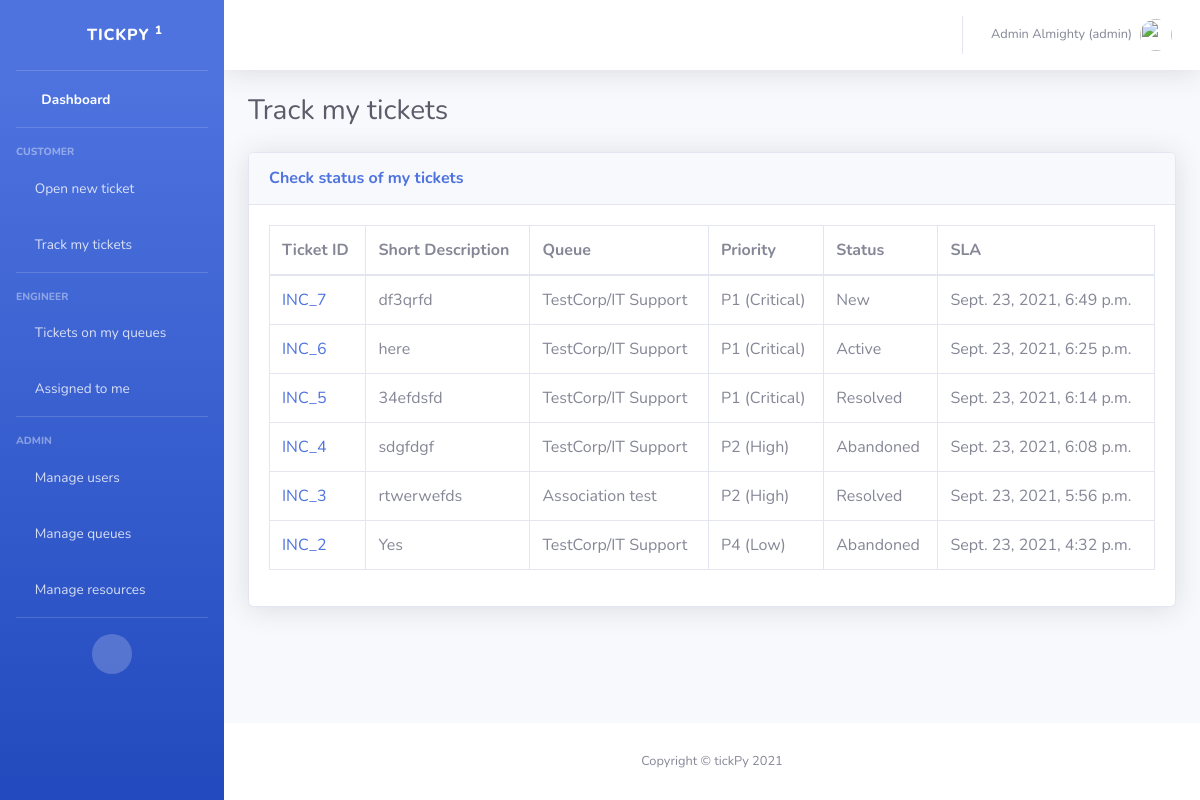
Page /track_my_tickets/ (signed in) on the earlier database version.
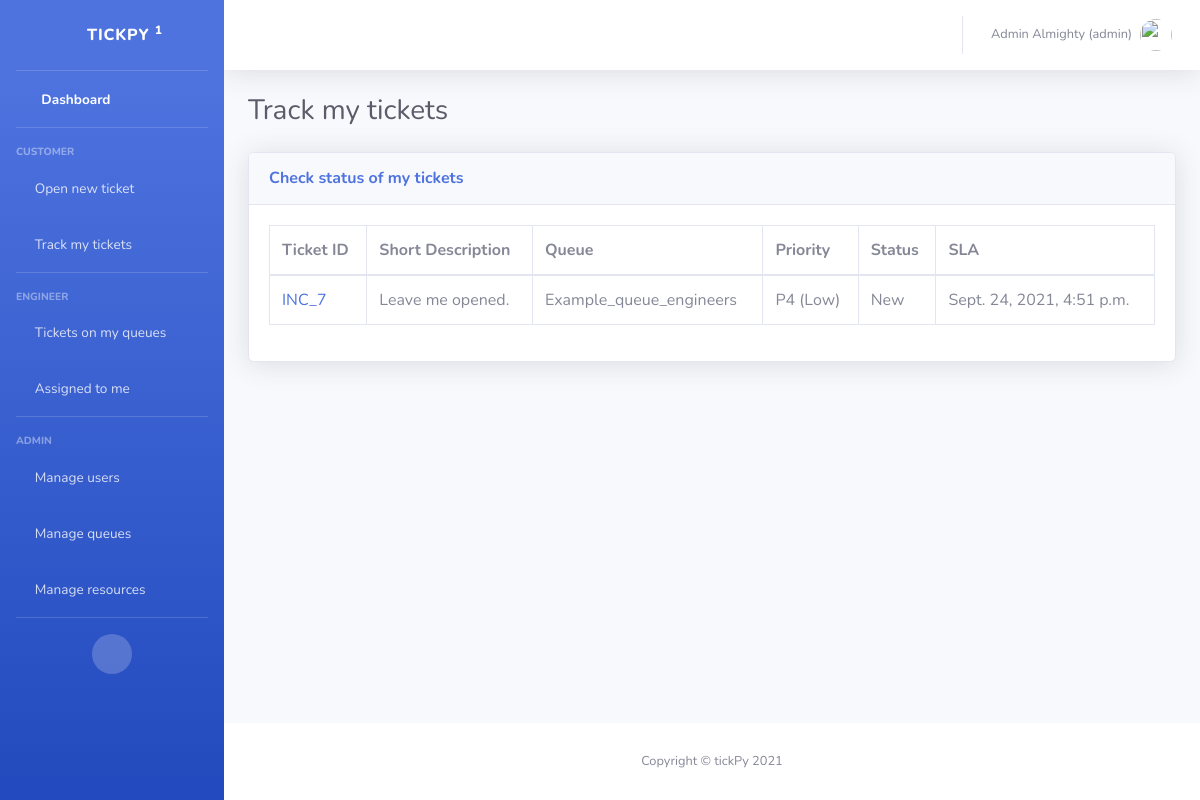
Same page on the later database version.
### tick_app/models.py (models this page shows, shortened)
class Ticket(models.Model):
    PRIORITY = (
        ('P1 (Critical)', 'P1 (Critical)'),
        ('P2 (High)', 'P2 (High)'),
        ('P3 (Medium)', 'P3 (Medium)'),
        ('P4 (Low)', 'P4 (Low)'),
        ('P5 (Info)', 'P5 (Info)'),
    )
    STATUS = (
        ('New', 'New'),
        ('Resolved', 'Resolved'),
        ('Abandoned', 'Abandoned'),
        ('Info required', 'Info required'),
        ('Updated', 'Updated'),
        ('Active', 'Active'),
    )
    queue = models.ForeignKey(Queue, on_delete=models.CASCADE)
    resource = models.ForeignKey(Resource, on_delete=models.CASCADE)
    user = models.ForeignKey(User, on_delete=models.CASCADE)
    assigned_engineer = models.CharField(max_length=100, blank=True)
    priority = models.CharField(max_length=16, choices=PRIORITY)
    short_desc = models.CharField(max_length=50)
    long_desc = models.TextField()
    date_created = models.DateTimeField(auto_now_add=True, null=True)
    status = models.CharField(max_length=16, choices=STATUS, default='New')

class Queue(models.Model):
    name = models.CharField(max_length=200, null=True)
    assigned_users = models.ManyToManyField(User, blank=True)
    def __str__(self):
        return self.name

### tick_app/decorators.py (the view)
        def wrapper_func(request, *args, **kwargs):
            group = None
            if request.user.groups.exists():
                group = request.user.groups.all()[0].name
            if group in allowed_roles:
                return view_func(request, *args, **kwargs)
            else:
                return HttpResponse('You are not authorized to view this page')

### tick_app/views.py (called while the page is built)
@allowed_users(allowed_roles=['admin', 'engineer', 'customer'])
@login_required(login_url='login')
def customer_ticket_tracking(request):
    tickets = request.user.ticket_set.order_by('-id')
    context = {'tickets': tickets}
    return render(request, 'tick_app/customer_ticket_tracking.html', context)

### tick_app/templates/tick_app/customer_ticket_tracking.html (shortened to what this page needs)
{% extends 'tick_app/main.html' %}
{% load static %}
{% block content %}
<body id="page-top">
<div id="wrapper">
    {% include 'tick_app/sidebar.html'%}
    <div id="content-wrapper" class="d-flex flex-column">
        <div id="content">
            {% include 'tick_app/navbar.html'%}
            <div class="container-fluid">
                <div class="d-sm-flex align-items-center justify-content-between mb-4">
                    <h1 class="h3 mb-0 text-gray-800">Track my tickets</h1>
                </div>
                <div class="card shadow mb-4">
                    <div class="card-header py-3">
                        <h6 class="m-0 font-weight-bold text-primary">Check status of my tickets</h6>
                    </div>
                    <div class="card-body">
                        <div class="table-responsive">
                            <table class="table table-bordered" id="dataTable" width="100%" cellspacing="0">
                                <thead>
                                <tr>
                                    <th>Ticket ID</th>
                                    <th>Short Description</th>
                                    <th>Queue</th>
                                    <th>Priority</th>
                                    <th>Status</th>
                                    <th>SLA</th>
                                </tr>
                                </thead>
                                <tbody>
                                {% for ticket in tickets %}
                                <tr>
                                    <td><a href="{% url 'show_ticket' ticket.id %}">INC_{{ ticket.id }}</a></td>
                                    <td>{{ ticket.short_desc }}</td>
                                    <td>{{ ticket.queue }}</td>
                                    <td>{{ ticket.priority }}</td>
                                    <td>{{ ticket.status }}</td>
                                    <td>{{ ticket.date_created }}</td>
                                </tr>
                                {% endfor %}
                                </tbody>
                            </table>
                        </div>
                    </div>
                </div>
            </div>
        </div>
        {% include 'tick_app/footer.html' %}
    </div>
</div>
{% endblock %}

Differences in the rows shown:
no longer on this page (row edited): Ticket: id "6", short_desc "here", queue "TestCorp/IT Support", priority "P1 (Critical)", status "Active", date_created "Sept. 23, 2021, 6:25 p.m."
no longer on this page (row edited): Ticket: id "5", short_desc "34efdsfd", queue "TestCorp/IT Support", priority "P1 (Critical)", status "Resolved", date_created "Sept. 23, 2021, 6:14 p.m."
no longer on this page (row edited): Ticket: id "4", short_desc "sdgfdgf", queue "TestCorp/IT Support", priority "P2 (High)", status "Abandoned", date_created "Sept. 23, 2021, 6:08 p.m."
no longer on this page (row edited): Ticket: id "3", short_desc "rtwerwefds", queue "Association test", priority "P2 (High)", status "Resolved", date_created "Sept. 23, 2021, 5:56 p.m."
no longer on this page (row edited): Ticket: id "2", short_desc "Yes", queue "TestCorp/IT Support", priority "P4 (Low)", status "Abandoned", date_created "Sept. 23, 2021, 4:32 p.m."
changed Ticket "New": short_desc "df3qrfd" → "Leave me opened."; queue "TestCorp/IT Support" → "Example_queue_engineers"; priority "P1 (Critical)" → "P4 (Low)"; date_created "Sept. 23, 2021, 6:49 p.m." → "Sept. 24, 2021, 4:51 p.m."
